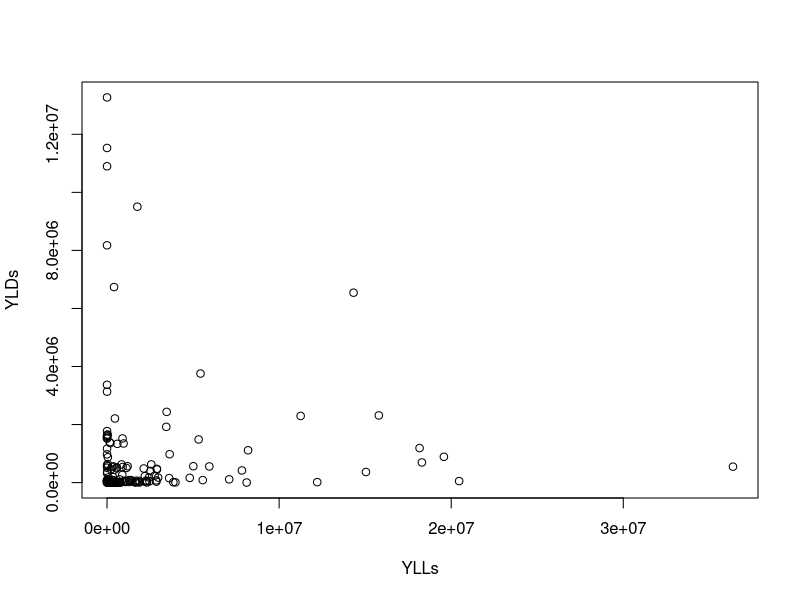
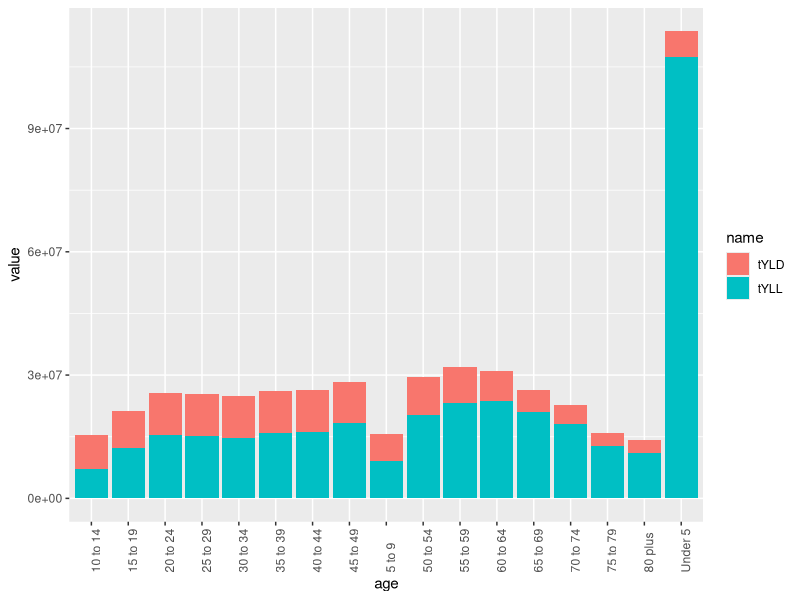
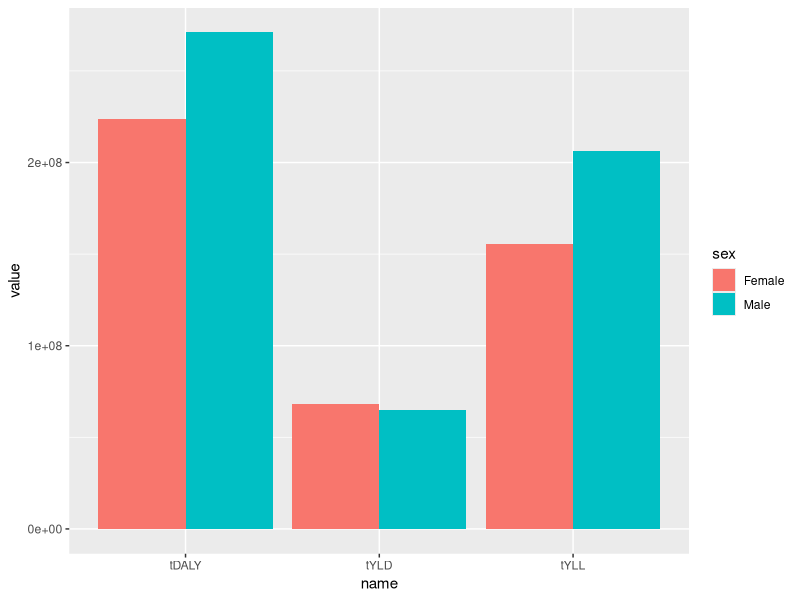

Source code (R) for these figures, in order:
## ---- chunk 1
knitr::opts_chunk$set(echo = TRUE)
library(dplyr)
library(tidyverse)
## ---- chunk 2
deaths <- read.csv("./data/deaths.csv")
ylds <- read.csv("./data/ylds.csv")
l_e <- read.csv("./data/life_expectancy.csv")
## ---- chunk 3
deaths <- deaths %>%
  left_join(l_e, by = "age") %>%
  replace(is.na(.),0)
deaths <- deaths %>%
  mutate(yll = deaths * life.expectancy)
deaths <- deaths %>%
  left_join(ylds, by = c("cause_name", "sex", "age")) %>%
  replace(is.na(.),0)
deaths <- deaths %>%
  mutate(daly = yll + ylds)
## ---- chunk 4
by_cause <- deaths %>%
  group_by(cause_name) %>%
  summarize(tDALY = sum(daly), tYLL = sum(yll), tYLD = sum(ylds))

plot(by_cause$tYLL, by_cause$tYLD, xlab = "YLLs", ylab = "YLDs")
## ---- chunk 5
by_age <- deaths %>%
  group_by(age) %>%
  summarize(tDALY = sum(daly), tYLL = sum(yll), tYLD = sum(ylds)) %>%
  pivot_longer(cols = c(tYLL, tYLD))

ggplot(by_age, aes(fill=name, y=value, x=age)) + 
    geom_bar(position="stack", stat = "identity") +
  theme(axis.text.x=element_text(angle = 90, hjust = 0))
## ---- chunk 6
by_sex <- deaths %>%
  group_by(sex) %>%
  summarize(tDALY = sum(daly), tYLL = sum(yll), tYLD = sum(ylds)) %>%
  pivot_longer(cols = c(tYLL, tYLD, tDALY))


ggplot(by_sex, aes(fill=sex, y=value, x=name)) + 
    geom_bar(position=position_dodge(), stat = "identity")
